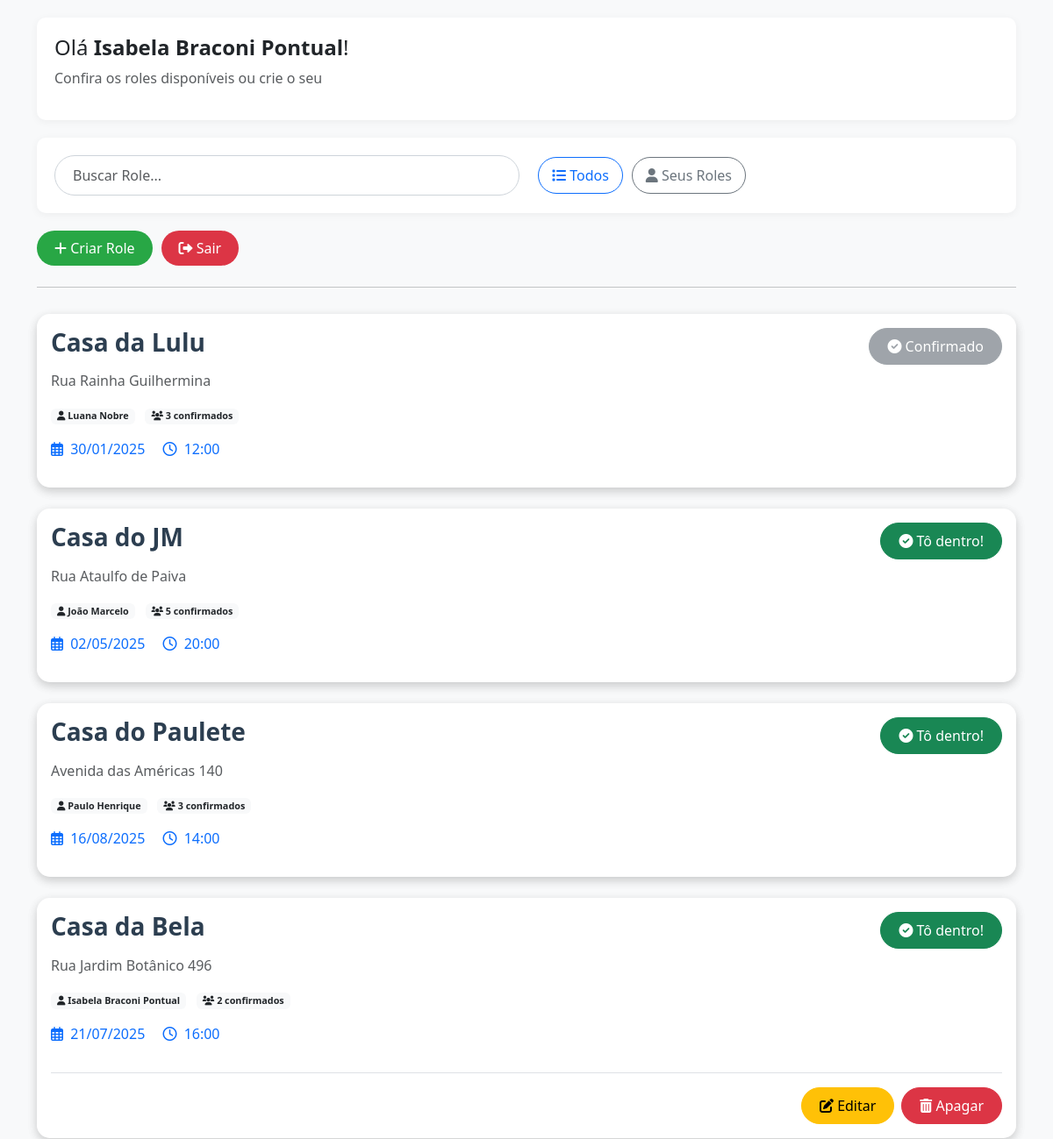
/home (signed in, upper part), run on an earlier commit of the app's database.
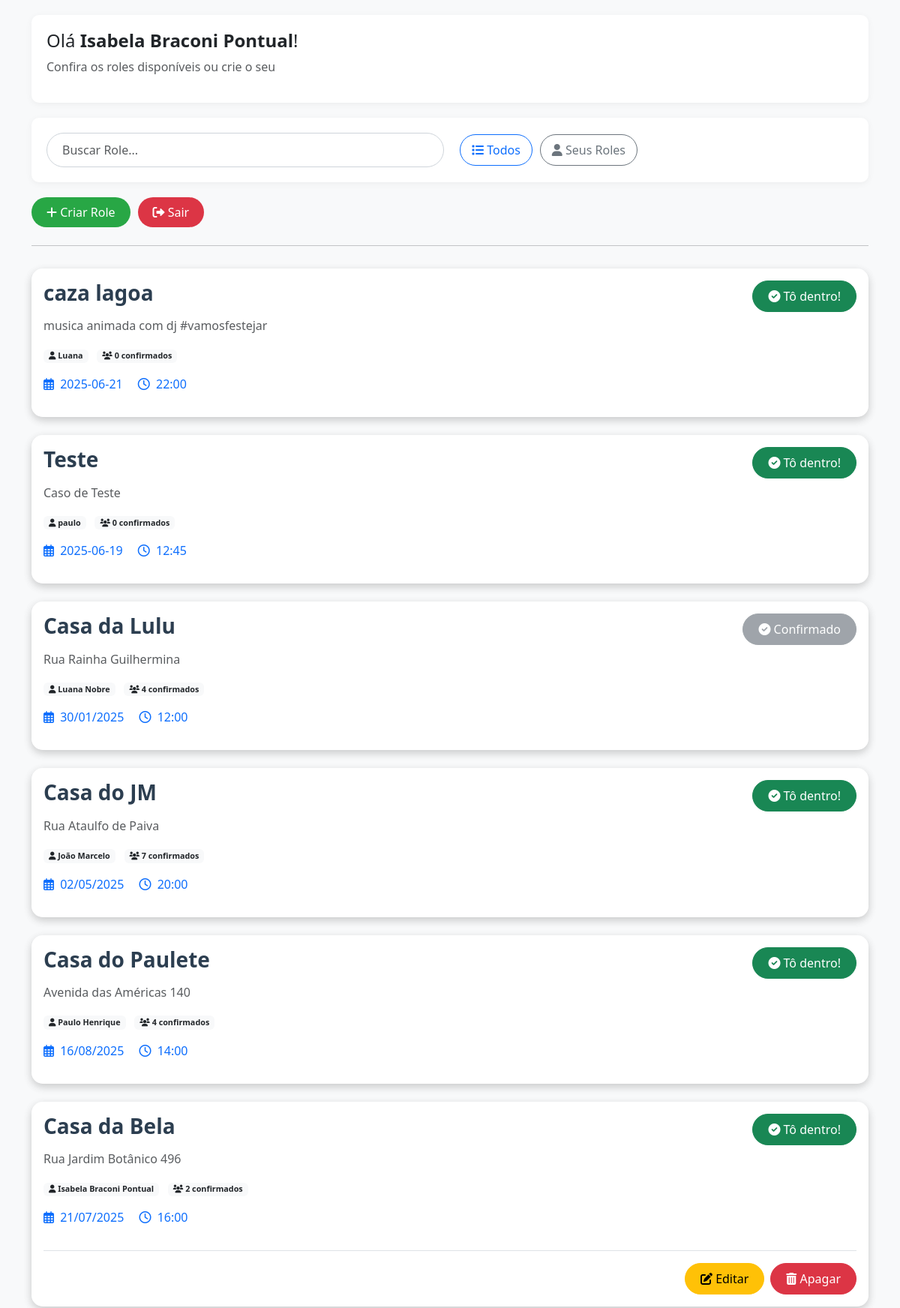
And on a later commit of the database.
### infra/db/database.py (models this page shows, shortened)
class Role(Base):
    __tablename__ = "roles"
    id = Column("id", Integer, primary_key=True, autoincrement=True)
    titulo = Column("titulo", String)
    descricao = Column("descricao", String)
    data = Column("data", String)
    hora = Column("hora", String)
    criador = Column("criador", String)
    participantes = Column("participantes", String)

### app/controllers/role_controller.py (the view)
@role_bp.route('/home', methods=['GET'])
def home():
    if 'usuario' not in session:
        return redirect(url_for('usuario.login'))
    use_case = ListarRoles(repo)
    filtro = request.args.get('filtro', 'todos')
    busca = request.args.get('busca', '')
    roles = use_case.execute(
        session['usuario'],
        session['email'],
        filtro,
        busca
    )
    return render_template(
        'home.html',
        usuario=session['usuario'],
        roles=roles
    )

### infra/db/database.py (called while the page is built)
def get_session():
    return Session()

### infra/repositories/role_repository.py (called while the page is built)
    def listar(self) -> List[RoleTeste]:
        with get_session() as db:
            rows = db.query(Role).all()
            return [
                RoleTeste(
                    r.titulo,
                    r.descricao,
                    r.data,
                    r.hora,
                    r.criador,
                    r.participantes.split(",") if r.participantes else [],
                )
                for r in rows
            ]

### use_cases/listar_roles.py (called while the page is built, shortened)
    def execute(self, usuario, email_usuario, filtro="todos", busca=""):
        roles = list(reversed(self.repo.listar()))
        if busca:
            roles = [r for r in roles if busca.lower() in r.titulo.lower()]
        return roles

### app/templates/home.html (shortened to what this page needs)
<!DOCTYPE html>
<html lang="pt-br">
<head>
    <link href="https://cdn.jsdelivr.net/npm/bootstrap@5.3.0-alpha1/dist/css/bootstrap.min.css" rel="stylesheet">
    <link rel="stylesheet" href="https://cdnjs.cloudflare.com/ajax/libs/font-awesome/6.0.0/css/all.min.css">
</head>
<body>
    <div class="container">
        <div class="welcome-section">
            <h4>Olá <strong>{{ usuario }}</strong>!</h4>
            <p class="text-muted">Confira os roles disponíveis ou crie o seu</p>
        </div>
        <div class="search-section">
            <form method="GET" action="{{ url_for('role.home') }}" class="row g-3 align-items-center">
                <div class="col-md-6">
                    <div class="input-group">
                        <input type="text" id="busca" class="form-control search-input" placeholder="Buscar Role...">
                    </div>
                </div>
                <div class="col-md-6">
                    <div class="d-flex">
                        <a href="{{ url_for('role.home') }}?filtro=todos" class="btn btn-outline-primary filter-btn">
                            <i class="fas fa-list"></i> Todos
                        </a>
                        <a href="{{ url_for('role.home') }}?filtro=meus" class="btn btn-outline-secondary filter-btn">
                            <i class="fas fa-user"></i> Seus Roles
                        </a>
                    </div>
                </div>
            </form>
        </div>
        <div class="d-flex mb-4">
            <a href="{{ url_for('role.criar_role') }}" class="btn btn-success action-btn create-btn">
                <i class="fas fa-plus"></i> Criar Role
            </a>
            <a href="{{ url_for('usuario.logout') }}" class="btn btn-danger action-btn logout-btn">
                <i class="fas fa-sign-out-alt"></i> Sair
            </a>
        </div>
        <hr>
        <div class="roles-container">
            {% for r in roles %}
                <div class="role-card" data-titulo="{{ r.titulo | lower }}">
                    {% include 'role_card.html' %}
                </div>
            {% endfor %}
        </div>
    </div>
</body>
</html>

### app/templates/role_card.html (shortened to what this page needs)
<div class="card role-card mb-4">
    <div class="card-body">
        <div class="d-flex justify-content-between align-items-start">
            <div>
                <h3 class="card-title">{{ r.titulo }}</h3>
                <p class="card-text text-muted">{{ r.descricao }}</p>
                <div class="role-meta mb-3">
                    <span class="badge bg-light text-dark me-2">
                        <i class="fas fa-user"></i> {{ r.criador }}
                    </span>
                    <span class="badge bg-light text-dark">
                        <i class="fas fa-users"></i> {{ r.participantes|length }} confirmados
                    </span>
                </div>
                <p class="text-primary">
                    <i class="far fa-calendar-alt me-1"></i> {{ r.data }}
                    <i class="far fa-clock ms-3 me-1"></i> {{ r.hora }}
                </p>
            </div>
            <div class="role-actions">
                {% if session['email'] not in r.participantes %}
                    <form method="POST" action="{{ url_for('role.confirmar', titulo=r.titulo) }}">
                        <button class="btn btn-success">
                            <i class="fas fa-check-circle"></i> Tô dentro!
                        </button>
                    </form>
                {% else %}
                    <button class="btn btn-secondary" disabled>
                        <i class="fas fa-check-circle"></i> Confirmado
                    </button>
                {% endif %}
            </div>
        </div>
        {% if session['usuario'] == r.criador %}
        <div class="role-admin-actions mt-3 pt-3 border-top">
            <a href="{{ url_for('role.editar_role', titulo=r.titulo) }}" class="btn btn-warning me-2">
                <i class="fas fa-edit"></i> Editar
            </a>
            <form method="POST" action="{{ url_for('role.apagar_role', titulo=r.titulo) }}" class="d-inline" onsubmit="return confirm('Tem certeza que deseja apagar este role?');">
                <button type="submit" class="btn btn-danger">
                    <i class="fas fa-trash-alt"></i> Apagar
                </button>
            </form>
        </div>
        {% endif %}
    </div>
</div>

### app/templates/home.html (style rules this page uses)
body { background-color: #f8f9fa; padding: 20px; font-family: 'Segoe UI', Tahoma, Geneva, Verdana, sans-serif; }
.welcome-section { background-color: white; border-radius: 10px; padding: 20px; margin-bottom: 20px; box-shadow: 0 2px 10px rgba(0,0,0,0.05); }
.search-section { background-color: white; border-radius: 10px; padding: 20px; margin-bottom: 20px; box-shadow: 0 2px 10px rgba(0,0,0,0.05); }
.search-input { border-radius: 50px; padding: 10px 20px; border: 1px solid #ced4da; }
.filter-btn { border-radius: 50px; margin: 0 5px; padding: 8px 15px; font-weight: 500; }
.action-btn { border-radius: 50px; padding: 8px 20px; margin-right: 10px; font-weight: 500; }
.create-btn { background-color: #28a745; border: none; }
.logout-btn { background-color: #dc3545; border: none; }
.roles-container { margin-top: 30px; }
.role-card { margin-bottom: 20px; transition: transform 0.3s ease; }

### app/templates/role_card.html (style rules this page uses)
.role-card { border-radius: 15px; border: none; box-shadow: 0 4px 12px rgba(0, 0, 0, 0.1); transition: transform 0.3s ease; }
.role-card .card-title { color: #2c3e50; font-weight: 600; margin-bottom: 15px; }
.role-card .role-meta { font-size: 0.9rem; }
.role-card .role-actions .btn { border-radius: 50px; padding: 8px 20px; font-weight: 500; min-width: 120px; }
.role-card .role-admin-actions { display: flex; justify-content: flex-end; }
.role-card .role-admin-actions .btn { border-radius: 50px; padding: 8px 20px; font-weight: 500; }

What changed in the data, as far as the page shows it:
added Role: titulo "caza lagoa", descricao "musica animada com dj #vamosfestejar", criador "Luana", participantes|length "0", data "2025-06-21", hora "22:00"
added Role: titulo "Teste", descricao "Caso de Teste", criador "paulo", participantes|length "0", data "2025-06-19", hora "12:45"
changed Role "Casa da Lulu": participantes|length "3" → "4"
changed Role "Casa do JM": participantes|length "5" → "7"
changed Role "Casa do Paulete": participantes|length "3" → "4"
